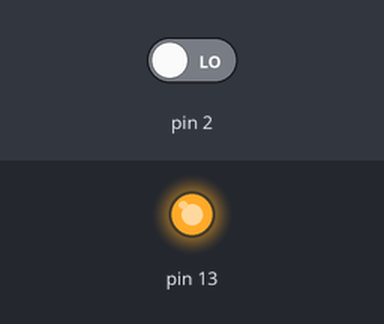
Recording of a sketch running on a simulated Arduino Uno, built with avr-gcc and run on an emulated ATmega328P. Parts: output pins drawn as LEDs (lit = HIGH). Inputs (shaded band) come from the test bench; at power-on: pin 2 LOW.

Above: at 1.2 s.
1.3 s: pin 2 driven HIGH
At 2.1 s:
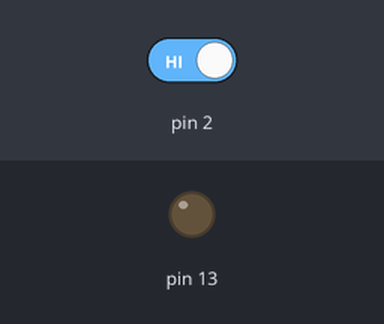
2.8 s: pin 2 driven LOW
At 3.3 s:
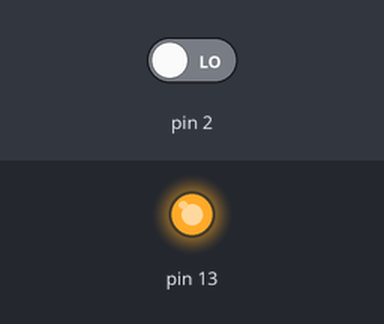
Timing chart, 0 to 5.8 s (numbered marks = the images above; inputs shaded):
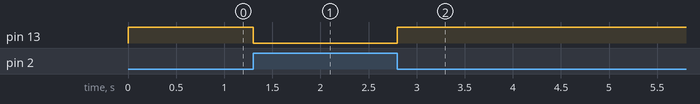

Measured:
- after the input at 1.3 s, pin 13: HIGH → LOW at once
- after the input at 2.8 s, pin 13: LOW → HIGH at once

The sketch:

code.ino
```cpp
void setup()
{
pinMode(2, INPUT);
pinMode(13, OUTPUT);
}
void loop()
{
int reading;
reading = digitalRead(2);
if(reading)
digitalWrite(13, LOW);
else
digitalWrite(13, HIGH);
}
```
